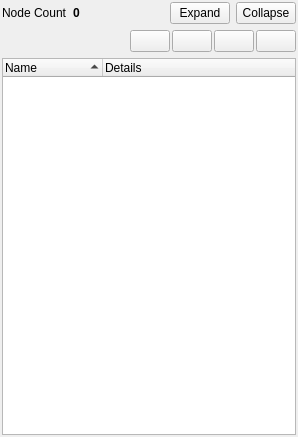
<?xml version="1.0" encoding="UTF-8"?>
<ui version="4.0">
 <class>NodeTreePanel</class>
 <widget class="QWidget" name="NodeTreePanel">
  <property name="geometry">
   <rect>
    <x>0</x>
    <y>0</y>
    <width>298</width>
    <height>437</height>
   </rect>
  </property>
  <property name="windowTitle">
   <string>Form</string>
  </property>
  <layout class="QVBoxLayout" name="verticalLayout">
   <property name="margin">
    <number>2</number>
   </property>
   <item>
    <layout class="QHBoxLayout" name="horizontalLayout">
     <item>
      <widget class="QLabel" name="mNodeCountLabel">
       <property name="sizePolicy">
        <sizepolicy hsizetype="Maximum" vsizetype="Preferred">
         <horstretch>0</horstretch>
         <verstretch>0</verstretch>
        </sizepolicy>
       </property>
       <property name="text">
        <string>Node Count</string>
       </property>
      </widget>
     </item>
     <item>
      <widget class="QLabel" name="mNodeCount">
       <property name="sizePolicy">
        <sizepolicy hsizetype="MinimumExpanding" vsizetype="Preferred">
         <horstretch>0</horstretch>
         <verstretch>0</verstretch>
        </sizepolicy>
       </property>
       <property name="font">
        <font>
         <weight>75</weight>
         <bold>true</bold>
        </font>
       </property>
       <property name="text">
        <string>0</string>
       </property>
      </widget>
     </item>
     <item>
      <widget class="QPushButton" name="mButtonExpandAll">
       <property name="sizePolicy">
        <sizepolicy hsizetype="Maximum" vsizetype="Fixed">
         <horstretch>0</horstretch>
         <verstretch>0</verstretch>
        </sizepolicy>
       </property>
       <property name="maximumSize">
        <size>
         <width>60</width>
         <height>16777215</height>
        </size>
       </property>
       <property name="text">
        <string>Expand</string>
       </property>
      </widget>
     </item>
     <item>
      <widget class="QPushButton" name="mButtonCollapseAll">
       <property name="sizePolicy">
        <sizepolicy hsizetype="Minimum" vsizetype="Fixed">
         <horstretch>0</horstretch>
         <verstretch>0</verstretch>
        </sizepolicy>
       </property>
       <property name="maximumSize">
        <size>
         <width>60</width>
         <height>16777215</height>
        </size>
       </property>
       <property name="text">
        <string>Collapse</string>
       </property>
      </widget>
     </item>
    </layout>
   </item>
   <item>
    <layout class="QHBoxLayout" name="horizontalLayout_2">
     <property name="spacing">
      <number>2</number>
     </property>
     <property name="topMargin">
      <number>0</number>
     </property>
     <item>
      <spacer name="horizontalSpacer">
       <property name="orientation">
        <enum>Qt::Horizontal</enum>
       </property>
       <property name="sizeHint" stdset="0">
        <size>
         <width>40</width>
         <height>20</height>
        </size>
       </property>
      </spacer>
     </item>
     <item>
      <widget class="QPushButton" name="mButtonFilterGeodes">
       <property name="toolTip">
        <string>Filter out geodes</string>
       </property>
       <property name="text">
        <string/>
       </property>
       <property name="icon">
        <iconset resource="dtqt.qrc">
         <normaloff>:/dtQt/icons/nodes/geode.png</normaloff>
         <normalon>:/dtQt/icons/nodes/geode.png</normalon>:/dtQt/icons/nodes/geode.png</iconset>
       </property>
       <property name="checkable">
        <bool>true</bool>
       </property>
       <property name="checked">
        <bool>false</bool>
       </property>
      </widget>
     </item>
     <item>
      <widget class="QPushButton" name="mButtonFilterGroups">
       <property name="toolTip">
        <string>Filter out groups</string>
       </property>
       <property name="text">
        <string/>
       </property>
       <property name="icon">
        <iconset resource="dtqt.qrc">
         <normaloff>:/dtQt/icons/nodes/group.png</normaloff>:/dtQt/icons/nodes/group.png</iconset>
       </property>
       <property name="checkable">
        <bool>true</bool>
       </property>
       <property name="checked">
        <bool>false</bool>
       </property>
      </widget>
     </item>
     <item>
      <widget class="QPushButton" name="mButtonFilterTransforms">
       <property name="toolTip">
        <string>Filter out transforms</string>
       </property>
       <property name="text">
        <string/>
       </property>
       <property name="icon">
        <iconset resource="dtqt.qrc">
         <normaloff>:/dtQt/icons/nodes/matrix.png</normaloff>:/dtQt/icons/nodes/matrix.png</iconset>
       </property>
       <property name="checkable">
        <bool>true</bool>
       </property>
       <property name="checked">
        <bool>false</bool>
       </property>
      </widget>
     </item>
     <item>
      <widget class="QPushButton" name="mButtonFilterDOFs">
       <property name="toolTip">
        <string>Filter out DOFs</string>
       </property>
       <property name="text">
        <string/>
       </property>
       <property name="icon">
        <iconset resource="dtqt.qrc">
         <normaloff>:/dtQt/icons/nodes/dof.png</normaloff>:/dtQt/icons/nodes/dof.png</iconset>
       </property>
       <property name="checkable">
        <bool>true</bool>
       </property>
       <property name="checked">
        <bool>false</bool>
       </property>
      </widget>
     </item>
    </layout>
   </item>
   <item>
    <widget class="QTreeWidget" name="mTree">
     <property name="alternatingRowColors">
      <bool>true</bool>
     </property>
     <property name="sortingEnabled">
      <bool>true</bool>
     </property>
     <property name="columnCount">
      <number>2</number>
     </property>
     <attribute name="headerVisible">
      <bool>true</bool>
     </attribute>
     <column>
      <property name="text">
       <string>Name</string>
      </property>
     </column>
     <column>
      <property name="text">
       <string>Details</string>
      </property>
     </column>
    </widget>
   </item>
  </layout>
 </widget>
 <resources>
  <include location="dtqt.qrc"/>
 </resources>
 <connections/>
</ui>
